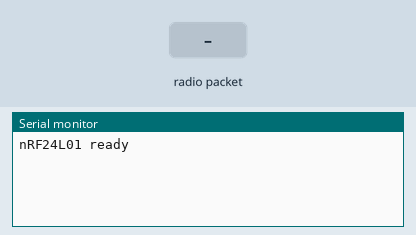
Simulated run of this sketch. Board: Arduino Uno, built with avr-gcc and run on an emulated ATmega328P. Shown: the last lines printed to the serial monitor. Inputs (shaded band) come from the test bench. No radio packets arrive unless stated.

Above: at 1.2 s.
1.3 s: radio packet "1" arrives
At 2.3 s:
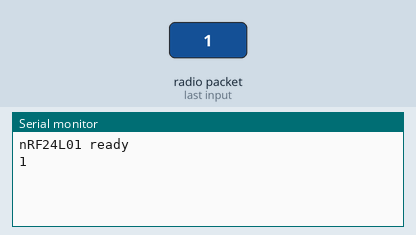
2.8 s: radio packet "0" arrives
At 3.4 s:
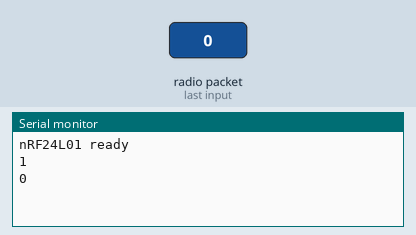
4.3 s: radio packet "2" arrives
At 5.8 s:
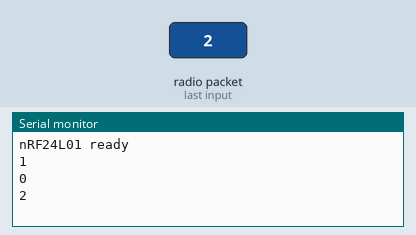

The sketch:

getnRF.ino
```cpp
#include <SPI.h>
#include "RF24.h"

RF24 rf24(0,1);//CE CNS

const byte addr[]="1Node";
uint8_t pipes=1;
void setup() {
  // put your setup code here, to run once:
Serial.begin(9600);
rf24.begin();
rf24.setChannel(83);
rf24.setPALevel(RF24_PA_MIN);
rf24.setDataRate(RF24_1MBPS);
rf24.openReadingPipe(pipes,addr);
rf24.startListening();
Serial.println("nRF24L01 ready");
}

void loop() {
  // put your main code here, to run repeatedly:
 // Serial.println("no");
  if(rf24.available(&pipes))
  {
    char msg[32] = "";
    rf24.read(&msg,sizeof(msg));
    Serial.println(msg);
  }
}
```

Measured:
- after the input at 1.3 s, the serial monitor: prints a new line at once (image 1)
- after the input at 2.8 s, the serial monitor: prints a new line at once (image 2)
- after the input at 4.3 s, the serial monitor: prints a new line at once (image 3)
